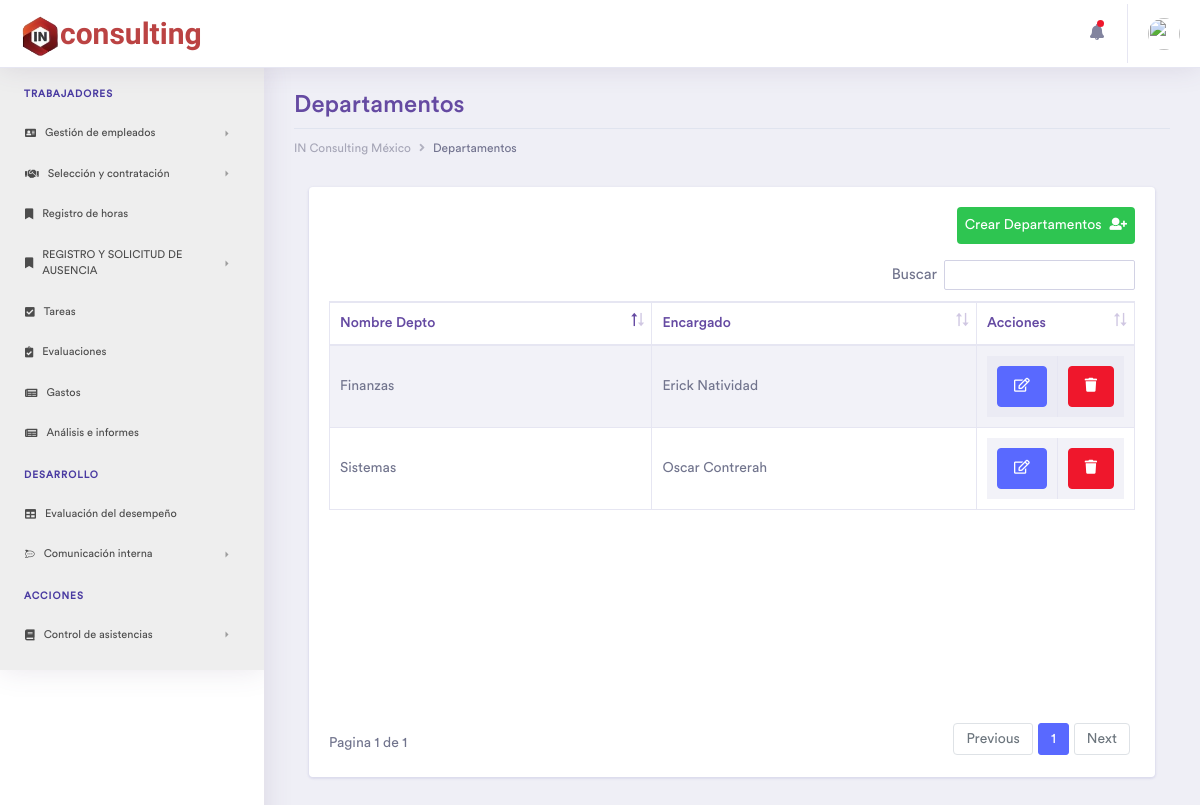
/Departamento (signed in), run on the app's committed database.
### tables this page shows
CREATE TABLE `departamentos` (
  `idDepartamentos` int(11) NOT NULL,
  `nameDepto` varchar(45) NOT NULL,
  `Empleados_idEmpleados` int(11) DEFAULT NULL,
  `status` int(11) NOT NULL DEFAULT 1
);

CREATE TABLE `empleados` (
  `idEmpleados` int(11) NOT NULL,
  `name` varchar(45) NOT NULL,
  `lastname` varchar(45) NOT NULL,
  `genero` varchar(1) NOT NULL,
  `fNac` date NOT NULL,
  `phone` varchar(15) NOT NULL,
  `email` varchar(45) NOT NULL,
  `password` text NOT NULL,
  `identificacion` varchar(45) NOT NULL,
  `CURP` varchar(20) NOT NULL,
  `NSS` varchar(15) NOT NULL,
  `RFC` varchar(15) NOT NULL,
  `street` varchar(45) NOT NULL,
  `numE` varchar(5) NOT NULL,
  `numI` varchar(5) DEFAULT NULL,
  `colonia` varchar(45) NOT NULL,
  `CP` varchar(8) NOT NULL,
  `municipio` varchar(30) NOT NULL,
  `estado` varchar(45) NOT NULL,
  `status` int(1) NOT NULL DEFAULT 1,
  `fecha_contratado` timestamp NOT NULL DEFAULT current_timestamp(),
  `cambio_password` int(11) NOT NULL DEFAULT 0
);

### controller/plantilla.controlador.php (called while the page is built)
<?php
Class ControladorPlantilla{
	public function ctrTraerPlantilla(){
		include "view/plantilla.php";
	}
}

### index.php (called while the page is built)
<?php
require_once "controller/plantilla.controlador.php";
require_once "controller/formularios.controlador.php";
require_once "model/formularios.modelo.php";
$plantilla = new ControladorPlantilla();
$plantilla -> ctrTraerPlantilla();

### controller/formularios.controlador.php (called while the page is built, shortened)
<?php
class ControladorFormularios{
	static public function ctrVerEmpleados($item, $valor){
		$tabla = "empleados";
		$respuesta = ModeloFormularios::mdlVerEmpleados($tabla, $item, $valor);
		return $respuesta;
	}
	static public function ctrVerDepartamentos($item, $valor){
		$tabla = "departamentos";
		$respuesta = ModeloFormularios::mdlVerDepartamentos($tabla, $item, $valor);
		return $respuesta;
	}
}

### model/conexion.php (called while the page is built)
<?php
class Conexion{
  static public function conectar(){
    $link = new PDO("mysql:host=localhost;dbname=inrh",
                  "root",
                  "");
    $link->exec("set names utf8");
    return $link;
  }
}

### model/formularios.modelo.php (called while the page is built, shortened)
<?php
require_once "conexion.php";
class ModeloFormularios{
	static public function mdlVerEmpleados($tabla, $item, $valor){
		if($item == null && $valor == null){
			$sql = "SELECT e.idEmpleados, e.name, e.lastname, e.genero, e.fNac, e.phone, e.email, e.identificacion, e.NSS, e.RFC, e.street, e.numE, e.numI, e.colonia, e.CP, e.estado, e.municipio, e.fecha_contratado, e.status, m.nameEmer, m.parentesco, m.phoneEmer
			FROM empleados e
			INNER JOIN emergencia m ON e.idEmpleados = m.Empleados_idEmpleados WHERE status = 1 ORDER BY idEmpleados DESC;";
			$stmt = Conexion::conectar()->prepare($sql);
			$stmt->execute();
			return $stmt -> fetchAll();
		}
		else{
			$stmt = Conexion::conectar()->prepare("SELECT e.idEmpleados, e.name, e.lastname, e.genero, e.fNac, e.phone, e.email, e.password, e.identificacion, e.NSS, e.RFC, e.street, e.numE, e.numI, e.colonia, e.CP, e.estado, e.municipio, e.fecha_contratado, e.status, m.nameEmer, m.parentesco, m.phoneEmer
				FROM empleados e
				INNER JOIN emergencia m ON e.idEmpleados = m.Empleados_idEmpleados
				WHERE $item = :$item");
			$stmt->bindParam(":".$item, $valor, PDO::PARAM_STR);
			$stmt->execute();
			return $stmt -> fetch();
		}
	}
	static public function mdlVerDepartamentos($tabla, $item, $valor){
		if ($item == null && $valor == null) {
			$sql = "SELECT * FROM departamentos WHERE status = 1 ORDER BY idDepartamentos;";
			$stmt = Conexion::conectar()->prepare($sql);
			$stmt->execute();
			return $stmt -> fetchAll();
		}
		else{
			$sql = "SELECT * FROM $tabla WHERE $item = :$item";
			$stmt = Conexion::conectar()->prepare($sql);
			$stmt->bindParam(":".$item, $valor, PDO::PARAM_STR);
			$stmt->execute();
			return $stmt -> fetch();
		}
	}
}

### view/pages/Departamento.php (the view, shortened to what this page needs)
<?php $departamento = ControladorFormularios::ctrVerDepartamentos(null, null); ?>
<div class="container-fluid dashboard-content ">
	<div class="row">
		<div class="col-xl-12 col-lg-12 col-md-12 col-sm-12 col-12">
			<div class="page-header">
				<h2 class="pageheader-title">Departamentos</h2>
				<div class="page-breadcrumb">
					<nav aria-label="breadcrumb">
						<ol class="breadcrumb">
							<li class="breadcrumb-item"><a href="Inicio" class="breadcrumb-link">IN Consulting México</a></li>
							<li class="breadcrumb-item active" aria-current="page">Departamentos</li>
						</ol>
					</nav>
				</div>
			</div>
		</div>
	</div>
	<div class="ecommerce-widget">
		<div class="col-xl-12 col-lg-12 col-md-12 col-sm-12 col-12">
			<div class="card">
				<div class="card-body">
					<a href="CrearDepartamentos" class="btb btn-success p-2 rounded mb-3 float-right">
						Crear Departamentos<i class="fas fa-user-plus ml-2"></i>
					</a>
					<div class="table-responsive">
						<table id="example" class="table table-striped table-bordered second" style="width:100%">
							<thead>
								<tr>
									<th width="43%">Nombre Depto</th>
									<th width="43%">Encargado</th>
									<th>Acciones</th>
								</tr>
							</thead>
							<tbody>
								<?php foreach ($departamento as $key => $depa): ?>
									<?php
									if ($depa['Empleados_idEmpleados'] != 0) {
										$empleado = ControladorFormularios::ctrVerEmpleados("idEmpleados", $depa['Empleados_idEmpleados']);
										$nombreEmpleado = ucwords(strtolower($empleado['name']." ".$empleado['lastname']));
									}else{
										$nombreEmpleado = "-";
									}
									?>
									<tr>
										<td><?php echo $depa['nameDepto'] ?></td>
										<td><?php echo $nombreEmpleado; ?></td>
										<td>
											<table>
												<tr>
													<td>
														<a href="EditarDepto&Edicion=<?php echo $depa['idDepartamentos'] ?>" class="btn btn-primary rounded btn-block"><i class="far fa-edit"></i></a>
													</td>
													<td>
														<form method="POST" action="EliminarDepto">
															<button type="submit" class="btn btn-danger rounded btn-block"><i class="fas fa-trash"></i></button>
														</form>
													</td>
												</tr>
											</table>
										</td>
									</tr>
								<?php endforeach ?>
							</tbody>
						</table>
					</div>
				</div>
			</div>
		</div>
	</div>
</div>

### data on the page
departamentos: nameDepto "Sistemas", Empleados_idEmpleados.lastname "Oscar Contrerah"
departamentos: nameDepto "Finanzas", Empleados_idEmpleados.lastname "Erick Natividad"
